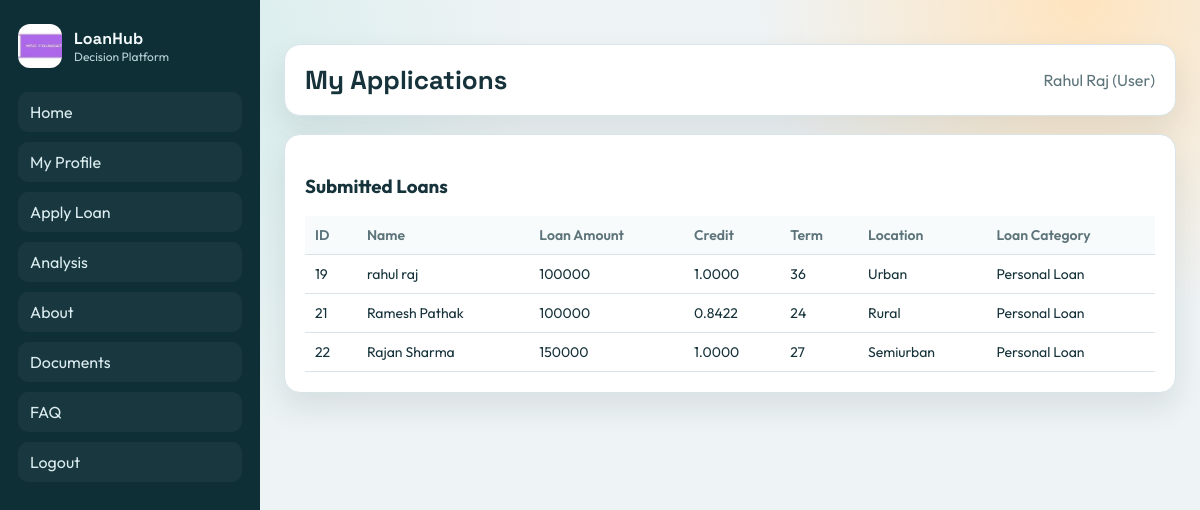
The page /userprofile (signed in) on the database its author committed.
### app.py (models this page shows, shortened)
class User(db.Model, UserMixin):
    id = db.Column(db.Integer, primary_key=True)
    name = db.Column(db.String(100), nullable=False)
    email = db.Column(db.String(100), unique=True)
    password = db.Column(db.String(100))
    role = db.Column(db.String(), default='User')
    authenticated = db.Column(db.Boolean, default=False)

class LoanApplication(db.Model):
    id = db.Column(db.Integer, primary_key=True)
    first_name = db.Column(db.String(50), nullable=False)
    middle_initial = db.Column(db.String(10))
    last_name = db.Column(db.String(50), nullable=False)
    gender= db.Column(db.String(50), nullable=False)
    email = db.Column(db.String(50))
    contact_number = db.Column(db.String(50), nullable=False)
    home_address= db.Column(db.String(50), nullable=False)
    education = db.Column(db.String(50), nullable=False)
    Employment_status = db.Column(db.String(50), nullable=False)
    Employer_name= db.Column(db.String(50), nullable=False)
    Salary= db.Column(db.Integer(), nullable=False)
    credit_score= db.Column(db.Numeric(3, 4),nullable=False)
    marital_status = db.Column(db.String(50), nullable=False)
    spouse_name = db.Column(db.String(50))
    spouse_employment_status= db.Column(db.String(50))
    spouse_salary = db.Column(db.Integer())
    spouse_employer = db.Column(db.String(50))
    dependents = db.Column(db.String(50), nullable=False)
    property_location = db.Column(db.String(50), nullable=False)
    loan_amount = db.Column(db.Integer(), nullable=False)
    loan_term_length= db.Column(db.Integer(), nullable=False)
    declaration= db.Column(db.String(50))
    Loan_Categories = db.Column(db.String(100))
    loan_applicant_userid = db.Column(db.Integer, db.ForeignKey('user.id'), nullable=False)
    user = db.relationship('User', backref=db.backref('loan_applications', lazy=True))

### app.py (the view)
@app.route('/userprofile')
@login_required
def userprofile():
    applications = LoanApplication.query.filter_by(loan_applicant_userid=current_user.id).all()
    decision_explanation = normalize_explanation_text(session.get('last_decision_explanation'))
    session['last_decision_explanation'] = decision_explanation
    return render_template(
        'user-profile.html',
        user=current_user,
        applications=applications,
        decision_explanation=decision_explanation,
    )

### app.py (called while the page is built, shortened)
@login_manager.user_loader
def load_user(user_id):
    return User.query.get(int(user_id))

@app.before_request
def protect_post_requests():
    if request.method == 'POST':
        token = request.form.get('_csrf_token') or request.headers.get('X-CSRFToken')
        if not token or token != session.get('_csrf_token'):
            abort(400, description='Invalid CSRF token')

def is_admin_account(user):
    return bool(
        user
        and getattr(user, "is_authenticated", False)
        and (user.email or "").strip().lower() in ADMIN_ALLOWED_EMAILS
    )

@app.context_processor
def inject_asset_version():
    style_path = os.path.join(app.static_folder, 'style.css')
    try:
        style_version = int(os.path.getmtime(style_path))
    except OSError:
        style_version = 1
    return {
        'style_version': style_version,
        'is_admin_account': is_admin_account,
    }

def normalize_explanation_text(explanation):
    if not explanation:
        return explanation

### templates/user-profile.html (shortened to what this page needs)
﻿{% extends "base.html" %}
{% set page_title = "My Profile" %}
{% set page_heading = "My Applications" %}
{% block content %}
<section class="card">
  <h3>Submitted Loans</h3>
  {% if applications %}
  <div class="table-wrap">
    <table>
      <thead>
        <tr>
          <th>ID</th>
          <th>Name</th>
          <th>Loan Amount</th>
          <th>Credit</th>
          <th>Term</th>
          <th>Location</th>
          <th>Loan Category</th>
        </tr>
      </thead>
      <tbody>
        {% for application in applications %}
        <tr>
          <td>{{ application.id }}</td>
          <td>{{ application.first_name }} {{ application.last_name }}</td>
          <td>{{ application.loan_amount }}</td>
          <td>{{ application.credit_score }}</td>
          <td>{{ application.loan_term_length }}</td>
          <td>{{ application.property_location }}</td>
          <td>{{ application.Loan_Categories or "-" }}</td>
        </tr>
        {% endfor %}
      </tbody>
    </table>
  </div>
  {% else %}
  <p class="muted">No applications yet. Start from the loan application page.</p>
  {% endif %}
</section>
{% endblock %}

### templates/base.html (shortened to what this page needs)
﻿<!DOCTYPE html>
<html lang="en">
<head>
  <link rel="stylesheet" href="{{ url_for('static', filename='style.css', v=style_version) }}">
</head>
<body>
  <div class="app-shell">
    <aside class="side-nav">
      <a class="brand" href="{{ url_for('home') }}">
        <img src="{{ url_for('static', filename='images/logo.jpeg') }}" alt="Logo">
        <div>
          <strong>LoanHub</strong>
          <span>Decision Platform</span>
        </div>
      </a>
      <nav>
        <a href="{{ url_for('home') }}">Home</a>
        {% if current_user.is_authenticated %}
          {% if is_admin_account(current_user) %}
            <a href="{{ url_for('admin_profile') }}">Applications</a>
            <a href="{{ url_for('analysis') }}">Analytics</a>
            <a href="{{ url_for('documents') }}">Documents</a>
            <a href="{{ url_for('faq') }}">FAQ & Content</a>
          {% else %}
            <a href="{{ url_for('userprofile') }}">My Profile</a>
            <a href="{{ url_for('predict') }}">Apply Loan</a>
            <a href="{{ url_for('analysis') }}">Analysis</a>
            <a href="{{ url_for('about') }}">About</a>
            <a href="{{ url_for('documents') }}">Documents</a>
            <a href="{{ url_for('faq') }}">FAQ</a>
          {% endif %}
          <a href="{{ url_for('logout') }}">Logout</a>
        {% else %}
          <a href="{{ url_for('login') }}">Login</a>
          <a href="{{ url_for('register') }}">Register</a>
        {% endif %}
      </nav>
    </aside>
    <div class="main-panel">
      <header class="top-bar">
        <h1>{{ page_heading or 'Loan Management' }}</h1>
        {% if current_user.is_authenticated %}
          <p>{{ current_user.name }} ({{ 'Admin' if is_admin_account(current_user) else 'User' }})</p>
        {% else %}
          <p>Smart approvals with ML insights</p>
        {% endif %}
      </header>
      <main>
        {% block content %}{% endblock %}
      </main>
    </div>
  </div>
</body>
</html>

### static/style.css (style rules this page uses)
* { box-sizing: border-box; }
body { margin: 0; font-family: "Outfit", sans-serif; color: var(--ink); background: radial-gradient(circle at 12% 10%, #d4eceb 0%, transparent 30%), radial-gradient(circle at 90% 0%, #ffe4bf 0%, transparent 24%), var(--bg); }
a { color: var(--brand-strong); text-decoration: none; }
.app-shell { min-height: 100vh; display: block; }
.side-nav { background: #0f2f36; color: #e5f0f1; position: fixed; top: 0; left: 0; width: 260px; height: 100vh; overflow-y: auto; padding: 24px 18px; display: flex; flex-direction: column; gap: 24px; }
.brand { display: flex; gap: 12px; align-items: center; color: #f4fbfc; }
.brand img { width: 44px; height: 44px; border-radius: 12px; object-fit: cover; }
.brand strong { display: block; font-family: "Space Grotesk", sans-serif; letter-spacing: 0.2px; }
.brand span { font-size: 12px; color: #b7d3d8; }
.side-nav nav { display: grid; gap: 10px; }
.side-nav nav a { color: #dbedf0; padding: 10px 12px; border-radius: 10px; background: rgba(255, 255, 255, 0.04); }
.main-panel { padding: 24px; margin-left: 260px; }
.top-bar { display: flex; justify-content: space-between; align-items: center; background: var(--panel); border: 1px solid var(--border); border-radius: 16px; padding: 18px 20px; box-shadow: var(--shadow); }
.top-bar h1 { margin: 0; font-family: "Space Grotesk", sans-serif; font-size: 26px; }
.top-bar p { margin: 0; color: var(--muted); }
.card, .hero-card { margin-top: 18px; background: var(--panel); border: 1px solid var(--border); border-radius: 16px; padding: 20px; box-shadow: var(--shadow); }
.table-wrap { overflow-x: auto; }
table { width: 100%; border-collapse: collapse; }
th, td { text-align: left; padding: 10px; border-bottom: 1px solid var(--border); font-size: 14px; }
th { color: var(--muted); font-weight: 600; background: #f7fbfc; }

### rows shown on the page
User: name "Rahul Raj", email "User"
LoanApplication: id "19", first_name "rahul", last_name "raj", loan_amount "100000", credit_score "1.0000", loan_term_length "36", property_location "Urban", Loan_Categories "Personal Loan"
LoanApplication: id "21", first_name "Ramesh", last_name "Pathak", loan_amount "100000", credit_score "0.8422", loan_term_length "24", property_location "Rural", Loan_Categories "Personal Loan"
LoanApplication: id "22", first_name "Rajan", last_name "Sharma", loan_amount "150000", credit_score "1.0000", loan_term_length "27", property_location "Semiurban", Loan_Categories "Personal Loan"

### other values the page prints
{{ page_heading or 'Loan Management' }} "My Applications"
